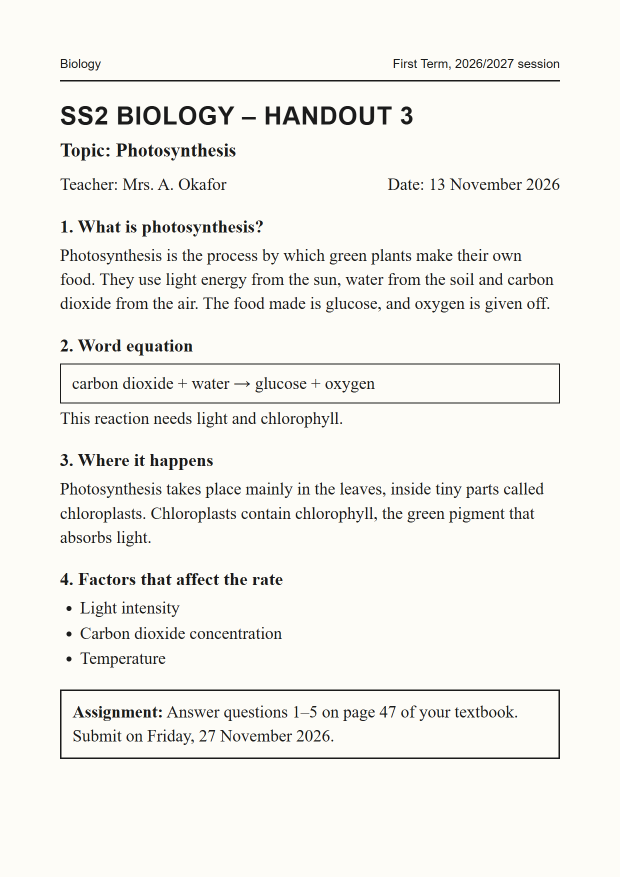
#> input picture design/sample/handout-flat.png, 1240 x 1754 px (shown at 1/2 size)
$ python photograph.py
#> lines starting #> are read from the running program, lines starting #| are printed output that depends on the picture; after the words box and inside, x2 and y2 are one past the last pixel; in counts of white or black regions, pixels touching at a corner belong together
"""Turn the flat sample handout into a believable phone photo.

The sample handout (handout.html) is original content written for LUMA's
demo. This script warps it onto a desk with uneven light, camera softness
and sensor noise, so the app's sample scan and the website preview use a
realistic, clearly labelled sample photo rather than a real student's page.

Usage:  python -I design/sample/photograph.py
Outputs:
  mobile/assets/sample/handout.jpg   bundled "Try the sample handout"
  web/public/sample/handout.webp     website reader preview (and .jpg fallback)
  web/public/sample/line.webp        one photographed line, for the hero
"""
from pathlib import Path

import numpy as np
from PIL import Image, ImageChops, ImageEnhance, ImageFilter

ROOT = Path(__file__).resolve().parents[2]
SRC = ROOT / "design" / "sample" / "handout-flat.png"
# Page corners in the photo: slightly rotated and keystoned, as if the phone
# is held a little above and to the right of the desk. Shared with lines.py.
QUAD = [(150, 118), (1372, 168), (1408, 1888), (104, 1850)]
CANVAS = (1500, 2000)
WEB_SIZE = (900, 1200)


def perspective_coeffs(dst, src):
    """Coefficients for Image.transform(PERSPECTIVE) mapping dst quad -> src quad."""
    rows, rhs = [], []
    for (x, y), (u, v) in zip(dst, src):
        rows.append([x, y, 1, 0, 0, 0, -u * x, -u * y]); rhs.append(u)
        rows.append([0, 0, 0, x, y, 1, -v * x, -v * y]); rhs.append(v)
    return np.linalg.solve(np.array(rows, float), np.array(rhs, float)).tolist()


def main():
    page = Image.open(SRC).convert("RGB")
#> page is the input picture: PIL image 1240x1754 RGB; mean R, G, B 243.5, 242.6, 237.8
    w, h = page.size
#> w = 1240; h = 1754
    cw, ch = CANVAS
    coeffs = perspective_coeffs(QUAD, [(0, 0), (w, 0), (w, h), (0, h)])
    warped = page.transform((cw, ch), Image.PERSPECTIVE, coeffs, Image.BICUBIC)
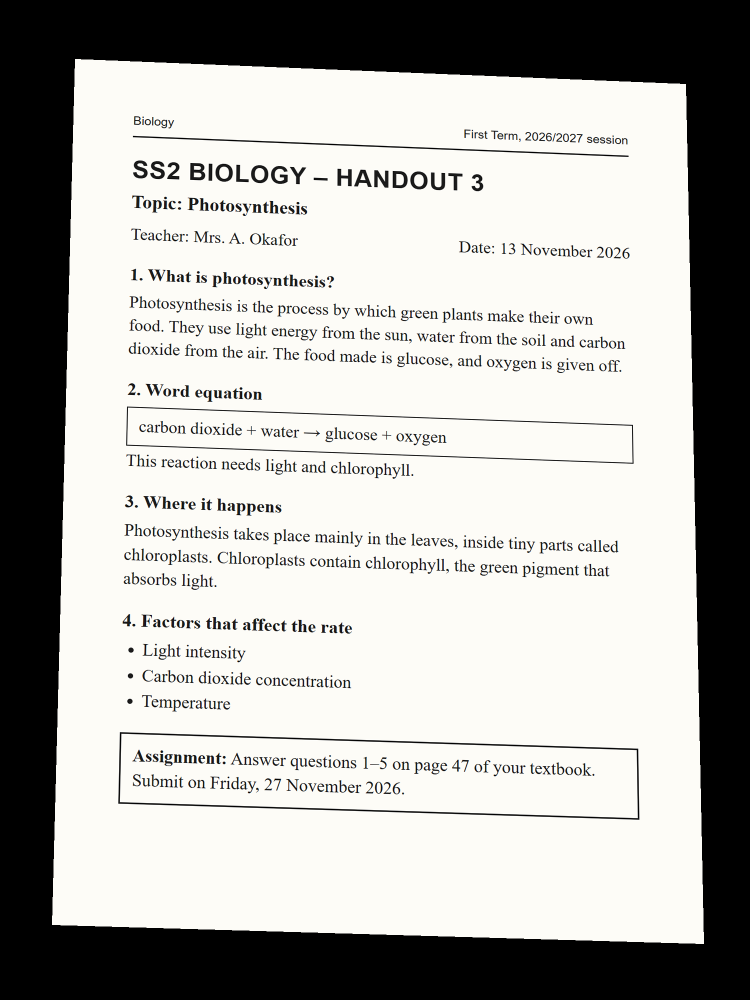
#> warped: PIL image 1500x2000 RGB (shown at 1/2 size); mean R, G, B 176.8, 176.1, 172.7
    mask = Image.new("L", (w, h), 255).transform((cw, ch), Image.PERSPECTIVE, coeffs, Image.BICUBIC)
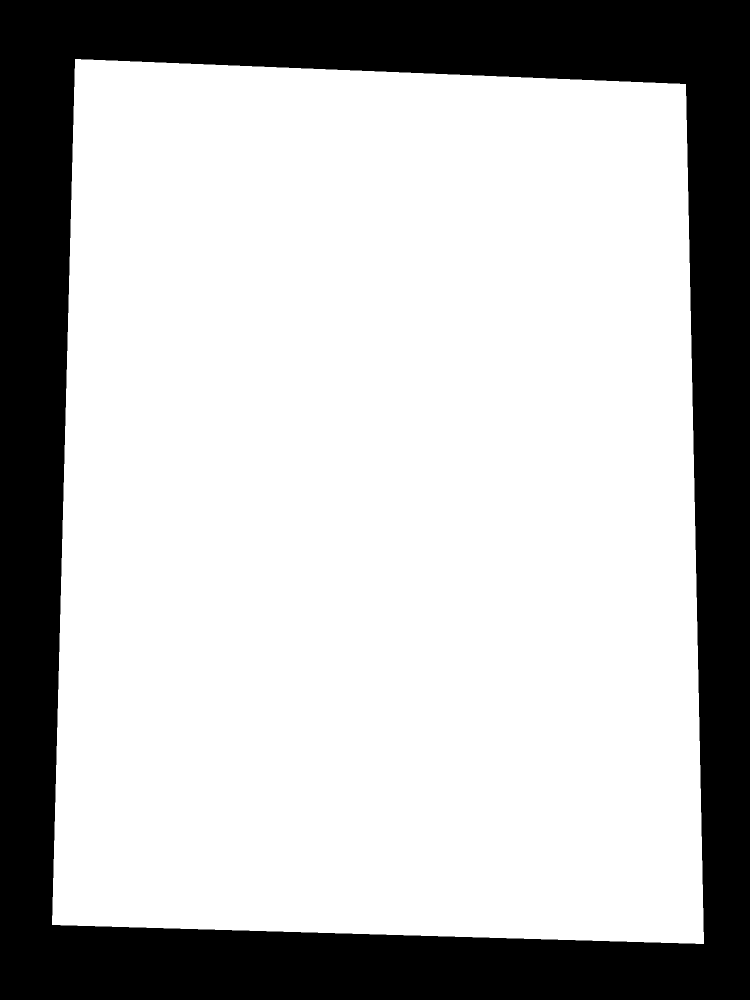
#> mask: PIL image 1500x2000 L (shown at 1/2 size); 72.7% white; 1 black region, box (x1, y1, x2, y2) and area: (0, 0, 1500, 2000) 819842

    rng = np.random.default_rng(7)
    # Desk: dark wood-brown with a soft grain.
    yy, xx = np.mgrid[0:ch, 0:cw]
    grain = (np.sin(xx / 9.0 + np.sin(yy / 140.0) * 3) * 6 + rng.normal(0, 4, (ch, cw)))
    desk = np.stack([88 + grain, 66 + grain * 0.8, 49 + grain * 0.6], axis=-1).clip(0, 255).astype(np.uint8)
    canvas = Image.fromarray(desk, "RGB")
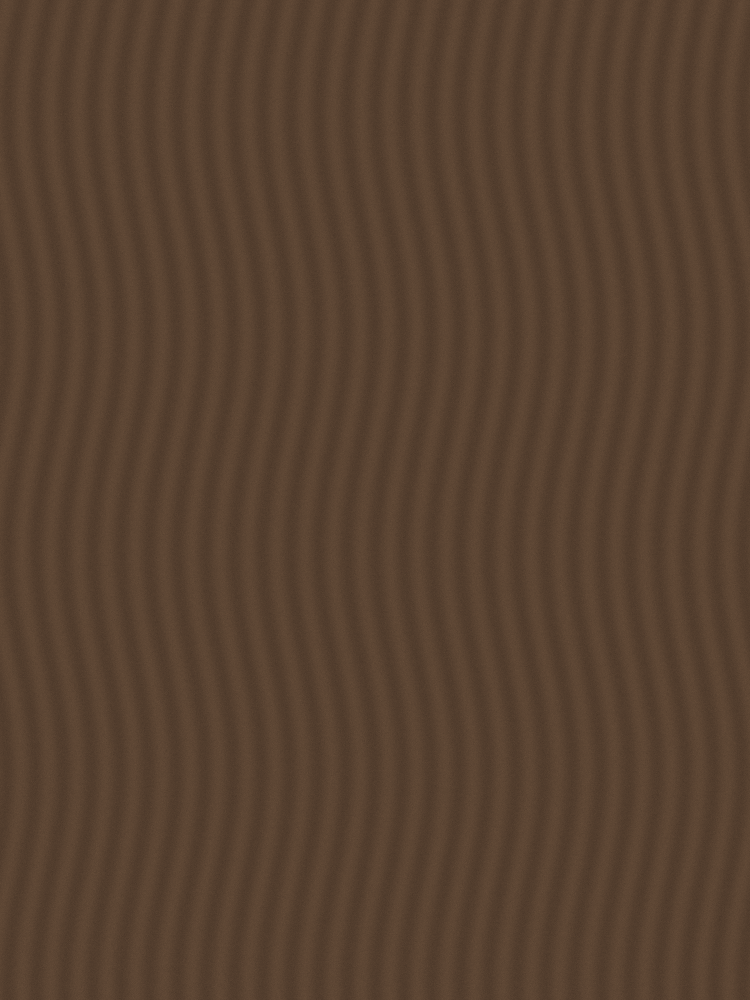
#> canvas: PIL image 1500x2000 RGB (shown at 1/2 size); mean R, G, B 87.5, 65.5, 48.5

    # Soft shadow under the page.
    shadow = mask.filter(ImageFilter.GaussianBlur(18))
    shadow = ImageChops.offset(shadow, 14, 18)
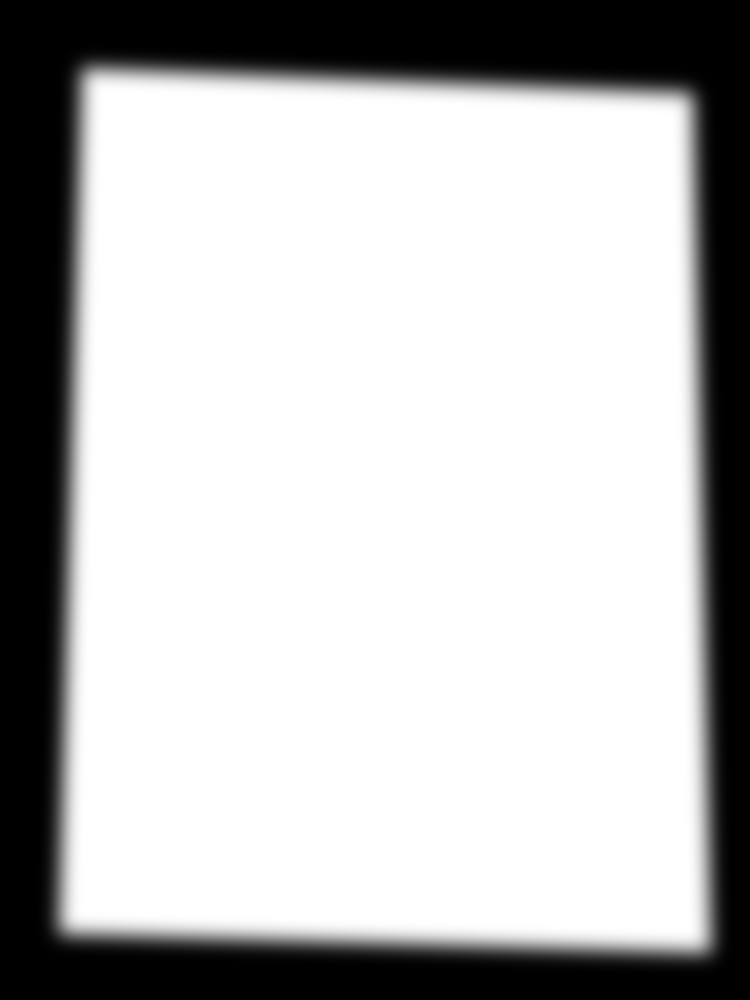
#> shadow: PIL image 1500x2000 L (shown at 1/2 size); min 0, max 255, mean 185.3
    canvas = Image.composite(Image.new("RGB", (cw, ch), (38, 28, 20)), canvas, shadow.point(lambda p: int(p * 0.55)))
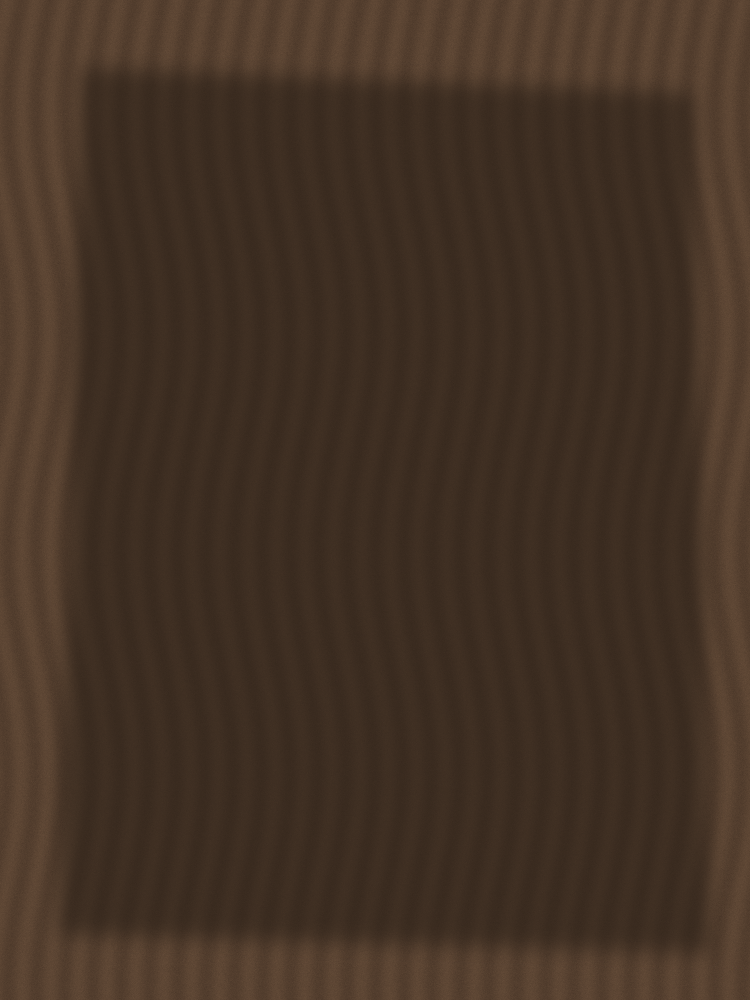
#> canvas: PIL image 1500x2000 RGB (shown at 1/2 size); mean R, G, B 67.7, 50.5, 37.1
    canvas.paste(warped, (0, 0), mask)
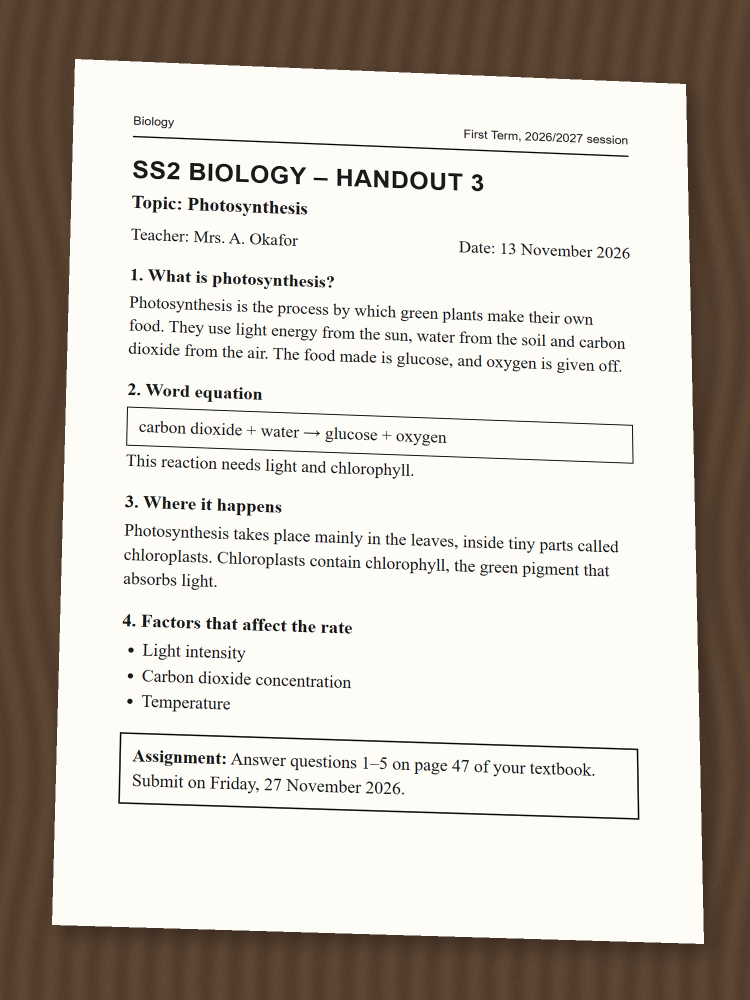
#> canvas: PIL image 1500x2000 RGB (shown at 1/2 size); mean R, G, B 200.1, 193.6, 185.6

    # Uneven classroom light: brighter top-left, darker bottom-right.
    gx = (xx / cw)[..., None]
    gy = (yy / ch)[..., None]
    light = 1.05 - 0.12 * gx - 0.16 * gy - 0.06 * ((gx - 0.3) ** 2 + (gy - 0.25) ** 2)
    arr = np.asarray(canvas).astype(float) * light
    arr *= np.array([1.03, 1.0, 0.93])  # warm cast
    arr += rng.normal(0, 3.2, arr.shape)  # sensor noise
    photo = Image.fromarray(arr.clip(0, 255).astype(np.uint8), "RGB")
    photo = photo.filter(ImageFilter.GaussianBlur(0.75))
    photo = ImageEnhance.Contrast(photo).enhance(0.96)

    app = ROOT / "mobile" / "assets" / "sample"
    web = ROOT / "web" / "public" / "sample"
    app.mkdir(parents=True, exist_ok=True)
    web.mkdir(parents=True, exist_ok=True)
    photo.save(app / "handout.jpg", "JPEG", quality=84, optimize=True, progressive=True)

    small = photo.resize(WEB_SIZE, Image.LANCZOS)
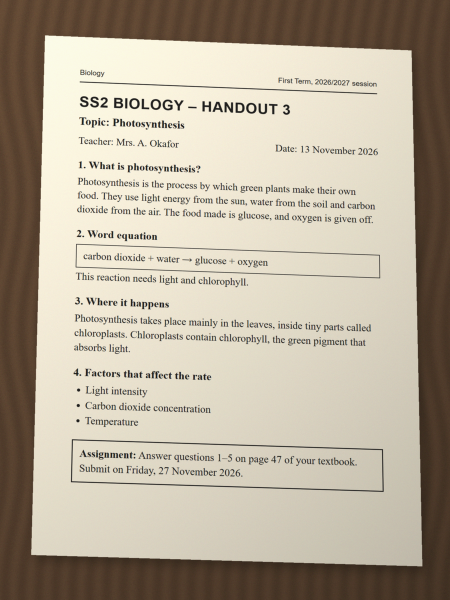
#> small: PIL image 900x1200 RGB (shown at 1/2 size); mean R, G, B 182.6, 172, 154.1
    small.save(web / "handout.webp", "WEBP", quality=72, method=6)
    small.save(web / "handout.jpg", "JPEG", quality=78, optimize=True, progressive=True)

    for p in [app / "handout.jpg", web / "handout.webp", web / "handout.jpg"]:
        print(p.relative_to(ROOT), p.stat().st_size // 1024, "KB")


if __name__ == "__main__":
#> (the run stopped early here; a loop or call above may not have finished)
